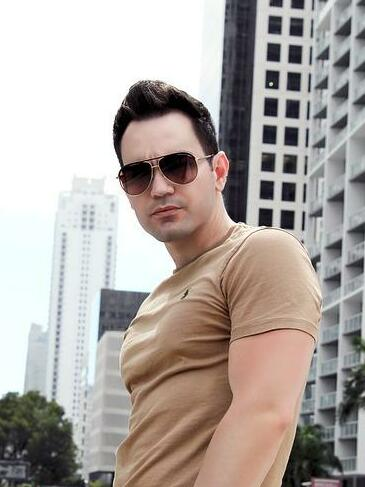
#> input picture human.jpeg, 365 x 487 px
$ python object.py
#> lines starting #> are read from the running program, lines starting #| are printed output that depends on the picture; after the words box and inside, x2 and y2 are one past the last pixel; in counts of white or black regions, pixels touching at a corner belong together
import numpy as  np
import cv2

img1=cv2.imread('human.jpeg')
#> img1 is the input picture: shape (487, 365, 3); mean B, G, R 162, 167.2, 175.4
img1=cv2.cvtColor(img1,cv2.COLOR_BGR2RGB)
img2=cv2.imread('fog.jpg')
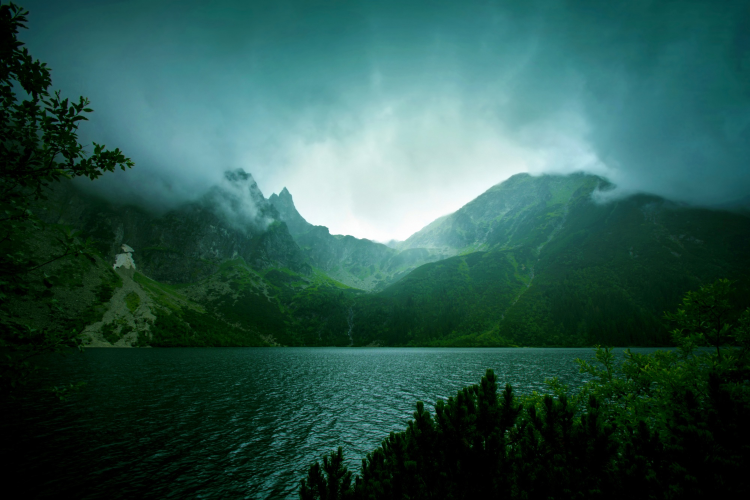
#> input picture fog.jpg, 1500 x 1000 px (shown at 1/2 size)
#> img2 is the input picture: shape (1000, 1500, 3); mean B, G, R 76.5, 84.9, 43.5
img2=cv2.cvtColor(img2,cv2.COLOR_BGR2RGB)
img33=cv2.imread('hat.jpg')
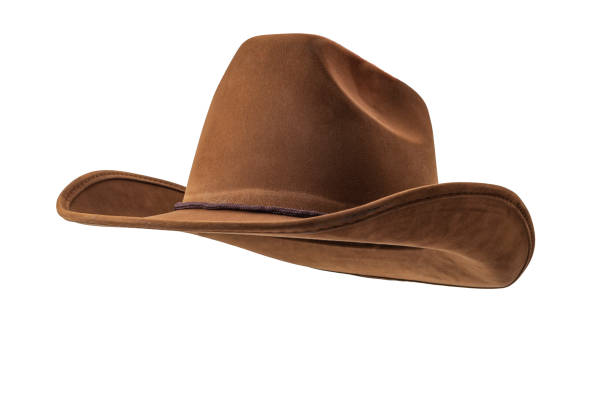
#> input picture hat.jpg, 612 x 406 px
#> img33 is the input picture: shape (406, 612, 3); mean B, G, R 200.1, 206.2, 217.3
img33=cv2.cvtColor(img33,cv2.COLOR_BGR2RGB)
import matplotlib.pyplot as plt
plt.imshow(img1)
x1_offset=100
y2_offset=90
x1_end=300
y2_end=500
roi=img1[y2_offset:y2_end,x1_offset:x1_end]
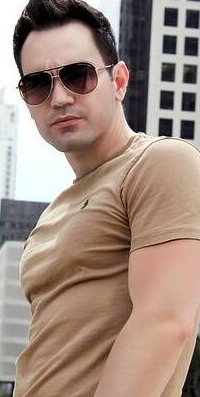
#> roi: shape (397, 200, 3); mean R, G, B 160.9, 139.3, 127.5
plt.imshow(roi)
plt.imshow(img2)
plt.imshow(img33)
xx1_offset=50
yy2_offset=30
xx1_end=550
yy2_end=230
rroi=img33[yy2_offset:yy2_end,xx1_offset:xx1_end]
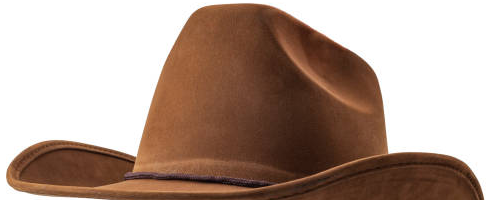
#> rroi: shape (200, 500, 3); mean R, G, B 180.4, 158.6, 146.8
plt.imshow(rroi)
rroi =cv2.resize(rroi,(150,150))
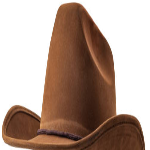
#> rroi: shape (150, 150, 3); mean R, G, B 180.3, 158.6, 146.8
plt.imshow(rroi)
large_img = img2
small_img = roi
x_offset=600
y_offset=300
large_img[y_offset:y_offset+small_img.shape[0], x_offset:x_offset+small_img.shape[1]] = small_img
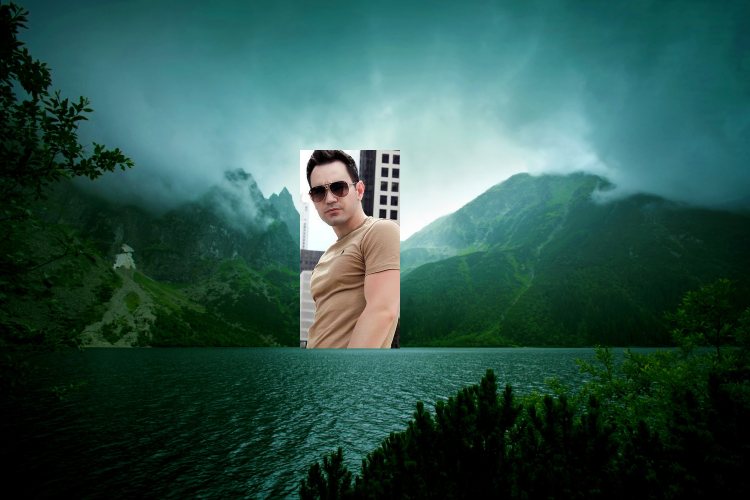
#> large_img: shape (1000, 1500, 3) (shown at 1/2 size); mean R, G, B 45.8, 84, 75.7
plt.imshow(large_img)
llarge_img = large_img
ssmall_img = rroi
xxxx_offset=600
yyyy_offset=210


llarge_img[yyyy_offset:yyyy_offset+ssmall_img.shape[0], xxxx_offset:xxxx_offset+ssmall_img.shape[1]] = ssmall_img
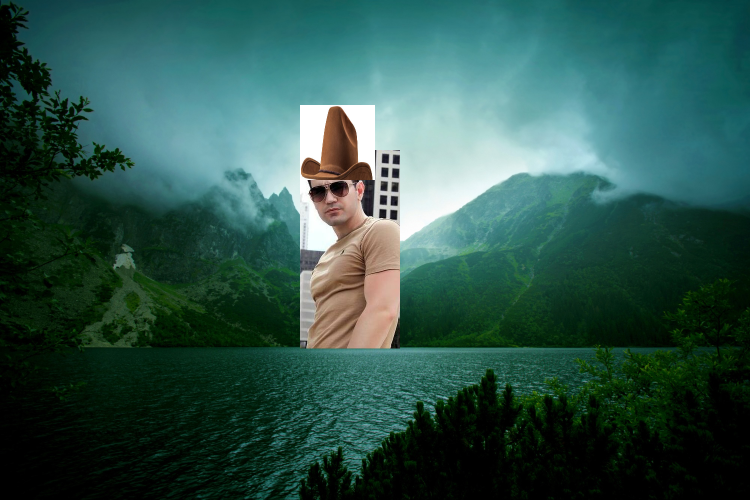
#> llarge_img: shape (1000, 1500, 3) (shown at 1/2 size); 1.48% of pixels changed, all inside (x1, y1, x2, y2) = (600, 210, 750, 360)
plt.imshow(large_img)
